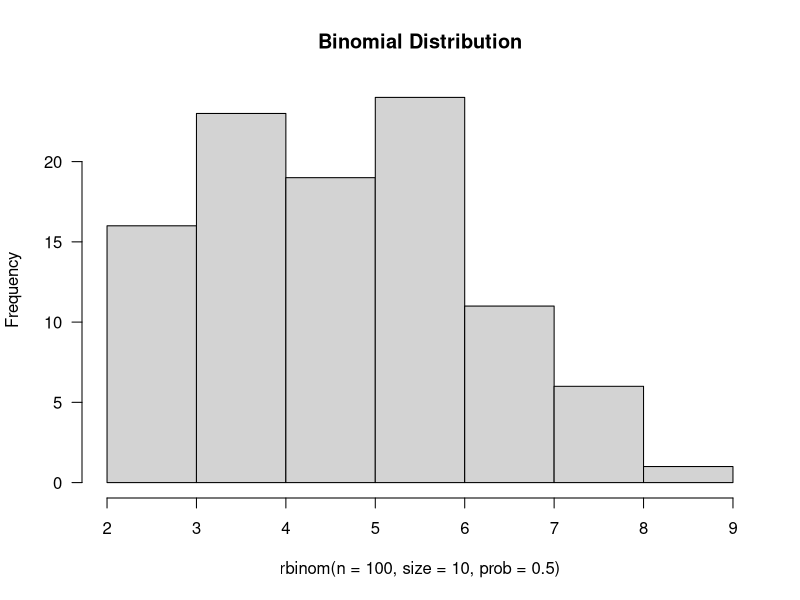
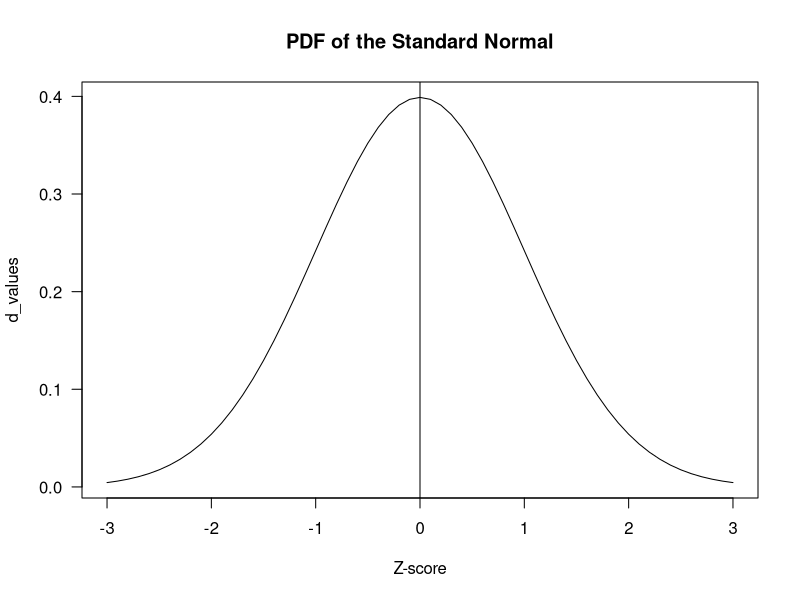
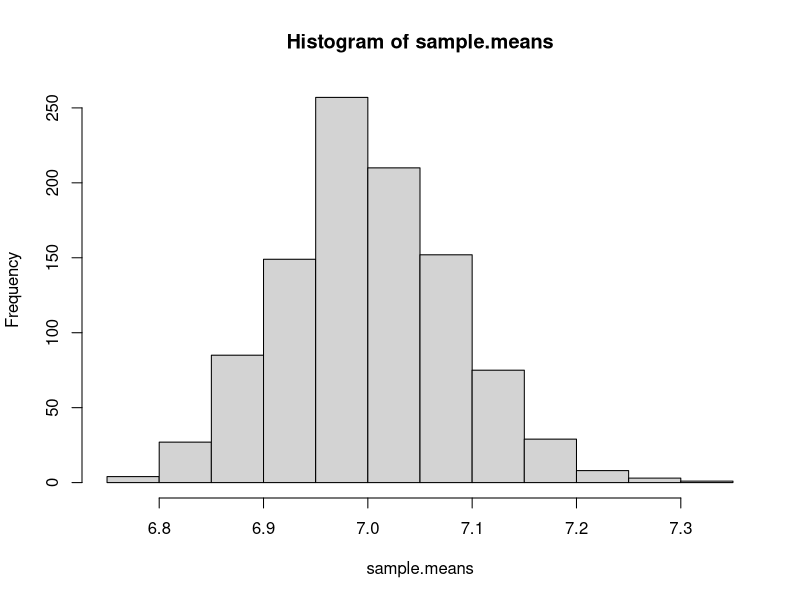
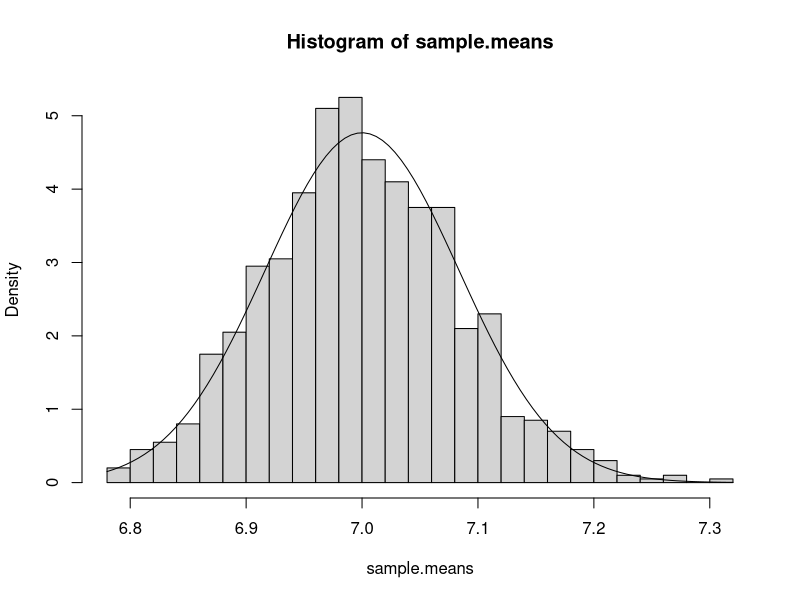

The R source for these figures, in order:
## ---- chunk 1
dbinom(x=10, size=20, prob=0.5)
## ---- chunk 2
sum(dbinom(x=0:10, size=20, prob=0.5))
## ---- chunk 3
pbinom(q=10, size=20, prob=0.5, lower.tail=TRUE)
## ---- chunk 4
qbinom(p=0.5880985, size=20, prob=0.5)
## ---- chunk 5
rbinom(n=5, size=20, prob=0.5)
## ---- chunk 6
hist(rbinom(n=100, size=10, prob=0.5), main='Binomial Distribution', las=1)
## ---- chunk 7
dnorm(x=0, mean=0, sd=1)
## ---- chunk 8
pnorm(q=0, mean=0, sd=1)
## ---- chunk 9
z_scores <- seq(-3, 3, by = .1)
d_values <- dnorm(z_scores)
plot(z_scores, d_values, type="l", main = "PDF of the Standard Normal", xlab= "Z-score", las=1)
abline(v=0)
## ---- chunk 10
pnorm(q=1, mean=0, sd=1) - pnorm(q=-1, mean=0, sd=1)
## ---- chunk 11
1 - pnorm(q=-1, mean=0, sd=1) - pnorm(q=1, mean=0, sd=1, lower.tail=FALSE)
## ---- chunk 12
qnorm(p=0.5, mean=0, sd=1)
## ---- chunk 13
pnorm(qnorm(1))
## ---- chunk 14
rnorm(10, mean=0, sd=1)
## ---- chunk 15
set.seed(42)
## ---- chunk 16
lambda <- 7
dpois(x=5, lambda=lambda)
## ---- chunk 17
x <- seq(1, 14)
dpois(x=x, lambda=lambda)
## ---- chunk 18
n <- 1000
rows <- 1000
sim <- rpois(n=n*rows, lambda=lambda)
## ---- chunk 19
mat <- matrix(data=sim, nrow=rows)
sample.means <- apply(X=mat, MARGIN=1, FUN=mean)
## ---- chunk 20
hist(sample.means)
## ---- chunk 21
mean(sample.means)
## ---- chunk 22
sd(sample.means)^2
lambda/n
## ---- chunk 23
hist(sample.means, breaks=20, freq=F)
curve(dnorm(x, mean=7, sd=sqrt(0.007)), add=T)
